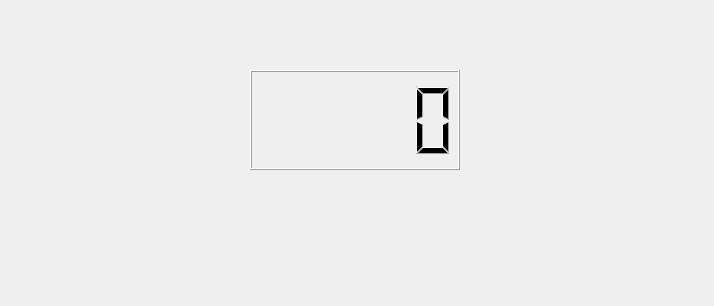
<?xml version="1.0" encoding="UTF-8"?>
<ui version="4.0">
 <class>Dialog</class>
 <widget class="QDialog" name="Dialog">
  <property name="geometry">
   <rect>
    <x>0</x>
    <y>0</y>
    <width>714</width>
    <height>306</height>
   </rect>
  </property>
  <property name="windowTitle">
   <string>Dialog</string>
  </property>
  <widget class="QLCDNumber" name="lcdNumber">
   <property name="geometry">
    <rect>
     <x>250</x>
     <y>70</y>
     <width>210</width>
     <height>100</height>
    </rect>
   </property>
  </widget>
 </widget>
 <resources/>
 <connections/>
</ui>
